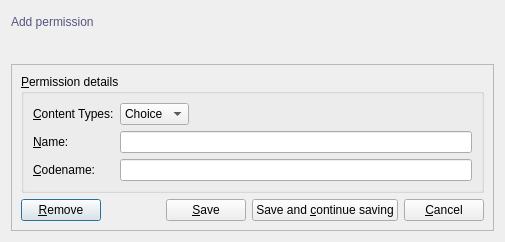
<?xml version="1.0" encoding="UTF-8"?>
<ui version="4.0">
 <class>PermissionForm</class>
 <widget class="QDialog" name="PermissionForm">
  <property name="geometry">
   <rect>
    <x>0</x>
    <y>0</y>
    <width>505</width>
    <height>242</height>
   </rect>
  </property>
  <property name="windowTitle">
   <string>Permission :: Form</string>
  </property>
  <property name="windowIcon">
   <iconset resource="../../../crud-2/resources/ui/resources.qrc">
    <normaloff>:/default/static/default/icons/22x22/face-devilish.png</normaloff>:/default/static/default/icons/22x22/face-devilish.png</iconset>
  </property>
  <layout class="QGridLayout" name="gridLayout">
   <item row="0" column="0">
    <layout class="QHBoxLayout" name="horizontalLayout_2">
     <item>
      <widget class="QLabel" name="titleLabel">
       <property name="styleSheet">
        <string notr="true">color: rgb(85, 85, 127);
font: 75 14pt &quot;DejaVu Sans Mono&quot;;</string>
       </property>
       <property name="text">
        <string>Add permission</string>
       </property>
      </widget>
     </item>
     <item>
      <spacer name="horizontalSpacer_3">
       <property name="orientation">
        <enum>Qt::Horizontal</enum>
       </property>
       <property name="sizeHint" stdset="0">
        <size>
         <width>40</width>
         <height>20</height>
        </size>
       </property>
      </spacer>
     </item>
    </layout>
   </item>
   <item row="1" column="0">
    <widget class="QLabel" name="statusLabel">
     <property name="text">
      <string/>
     </property>
    </widget>
   </item>
   <item row="2" column="0">
    <widget class="QFrame" name="frame">
     <property name="frameShape">
      <enum>QFrame::StyledPanel</enum>
     </property>
     <property name="frameShadow">
      <enum>QFrame::Raised</enum>
     </property>
     <layout class="QGridLayout" name="gridLayout_2">
      <item row="0" column="0">
       <widget class="QGroupBox" name="formGroupBox">
        <property name="title">
         <string>&amp;Permission details</string>
        </property>
        <layout class="QFormLayout" name="formLayout">
         <property name="fieldGrowthPolicy">
          <enum>QFormLayout::ExpandingFieldsGrow</enum>
         </property>
         <item row="1" column="0">
          <widget class="QLabel" name="nameLabel">
           <property name="text">
            <string>&amp;Name:</string>
           </property>
           <property name="buddy">
            <cstring>nameLineEdit</cstring>
           </property>
          </widget>
         </item>
         <item row="1" column="1">
          <widget class="QLineEdit" name="nameLineEdit"/>
         </item>
         <item row="2" column="0">
          <widget class="QLabel" name="codenameLabel">
           <property name="text">
            <string>&amp;Codename:</string>
           </property>
           <property name="buddy">
            <cstring>codenameLineEdit</cstring>
           </property>
          </widget>
         </item>
         <item row="2" column="1">
          <widget class="QLineEdit" name="codenameLineEdit"/>
         </item>
         <item row="0" column="0">
          <widget class="QLabel" name="contentTypesLabel">
           <property name="text">
            <string>&amp;Content Types:</string>
           </property>
           <property name="buddy">
            <cstring>contentTypesComboBox</cstring>
           </property>
          </widget>
         </item>
         <item row="0" column="1">
          <widget class="QComboBox" name="contentTypesComboBox">
           <item>
            <property name="text">
             <string>Choice</string>
            </property>
           </item>
          </widget>
         </item>
        </layout>
       </widget>
      </item>
      <item row="1" column="0">
       <layout class="QHBoxLayout" name="horizontalLayout">
        <item>
         <widget class="QPushButton" name="removePushButton">
          <property name="text">
           <string>&amp;Remove</string>
          </property>
          <property name="icon">
           <iconset resource="../../../crud-2/resources/ui/resources.qrc">
            <normaloff>:/default/static/default/icons/22x22/edit-delete.png</normaloff>:/default/static/default/icons/22x22/edit-delete.png</iconset>
          </property>
          <property name="shortcut">
           <string>Ctrl+Del</string>
          </property>
         </widget>
        </item>
        <item>
         <spacer name="horizontalSpacer">
          <property name="orientation">
           <enum>Qt::Horizontal</enum>
          </property>
          <property name="sizeHint" stdset="0">
           <size>
            <width>40</width>
            <height>20</height>
           </size>
          </property>
         </spacer>
        </item>
        <item>
         <widget class="QPushButton" name="savePushButton">
          <property name="text">
           <string>&amp;Save</string>
          </property>
          <property name="icon">
           <iconset resource="../../../crud-2/resources/ui/resources.qrc">
            <normaloff>:/default/static/default/icons/22x22/dialog-ok-apply.png</normaloff>:/default/static/default/icons/22x22/dialog-ok-apply.png</iconset>
          </property>
          <property name="shortcut">
           <string>Ctrl+S</string>
          </property>
         </widget>
        </item>
        <item>
         <widget class="QPushButton" name="saveAndContinueSavingPushButton">
          <property name="text">
           <string>Save and &amp;continue saving</string>
          </property>
          <property name="icon">
           <iconset resource="../../../crud-2/resources/ui/resources.qrc">
            <normaloff>:/default/static/default/icons/22x22/dialog-ok.png</normaloff>:/default/static/default/icons/22x22/dialog-ok.png</iconset>
          </property>
          <property name="shortcut">
           <string>Ctrl+Shift+S</string>
          </property>
         </widget>
        </item>
        <item>
         <widget class="QPushButton" name="cancelPushButton">
          <property name="text">
           <string>&amp;Cancel</string>
          </property>
          <property name="icon">
           <iconset resource="../../../crud-2/resources/ui/resources.qrc">
            <normaloff>:/default/static/default/icons/22x22/dialog-cancel.png</normaloff>:/default/static/default/icons/22x22/dialog-cancel.png</iconset>
          </property>
          <property name="shortcut">
           <string>Ctrl+W</string>
          </property>
         </widget>
        </item>
       </layout>
      </item>
     </layout>
    </widget>
   </item>
  </layout>
 </widget>
 <tabstops>
  <tabstop>contentTypesComboBox</tabstop>
  <tabstop>nameLineEdit</tabstop>
  <tabstop>codenameLineEdit</tabstop>
  <tabstop>savePushButton</tabstop>
  <tabstop>saveAndContinueSavingPushButton</tabstop>
  <tabstop>removePushButton</tabstop>
  <tabstop>cancelPushButton</tabstop>
 </tabstops>
 <resources>
  <include location="../../../crud-2/resources/ui/resources.qrc"/>
 </resources>
 <connections/>
</ui>
